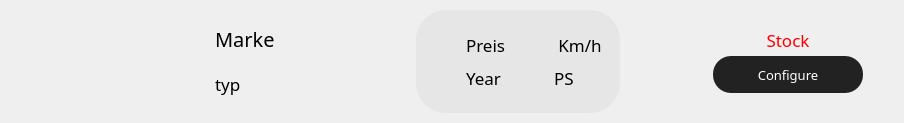
<?xml version="1.0" encoding="UTF-8"?>
<ui version="4.0">
 <class>item_stock</class>
 <widget class="QWidget" name="item_stock">
  <property name="geometry">
   <rect>
    <x>0</x>
    <y>0</y>
    <width>904</width>
    <height>123</height>
   </rect>
  </property>
  <property name="sizePolicy">
   <sizepolicy hsizetype="Preferred" vsizetype="Preferred">
    <horstretch>0</horstretch>
    <verstretch>0</verstretch>
   </sizepolicy>
  </property>
  <property name="maximumSize">
   <size>
    <width>16777215</width>
    <height>16777215</height>
   </size>
  </property>
  <property name="windowTitle">
   <string>Form</string>
  </property>
  <property name="styleSheet">
   <string notr="true">.QPushButton {
  background-color: #222;
  border-radius: 18px;
  border-style: none;
  color: #fff;
  line-height: 1.5;
  padding: 9px 20px 8px;
  height: 20px;
}
.QPushButton:hover {
  background-color: rgb(54, 54, 54);
}
</string>
  </property>
  <layout class="QVBoxLayout" name="verticalLayout">
   <property name="leftMargin">
    <number>0</number>
   </property>
   <property name="topMargin">
    <number>0</number>
   </property>
   <property name="rightMargin">
    <number>0</number>
   </property>
   <property name="bottomMargin">
    <number>0</number>
   </property>
   <item>
    <widget class="QFrame" name="frame">
     <property name="maximumSize">
      <size>
       <width>16777215</width>
       <height>16777215</height>
      </size>
     </property>
     <property name="frameShape">
      <enum>QFrame::NoFrame</enum>
     </property>
     <property name="frameShadow">
      <enum>QFrame::Raised</enum>
     </property>
     <layout class="QHBoxLayout" name="horizontalLayout" stretch="0,0,0,0,0">
      <property name="leftMargin">
       <number>0</number>
      </property>
      <property name="topMargin">
       <number>0</number>
      </property>
      <property name="rightMargin">
       <number>14</number>
      </property>
      <property name="bottomMargin">
       <number>0</number>
      </property>
      <item>
       <widget class="QFrame" name="frame_5">
        <property name="sizePolicy">
         <sizepolicy hsizetype="Preferred" vsizetype="Preferred">
          <horstretch>0</horstretch>
          <verstretch>0</verstretch>
         </sizepolicy>
        </property>
        <property name="minimumSize">
         <size>
          <width>0</width>
          <height>0</height>
         </size>
        </property>
        <property name="maximumSize">
         <size>
          <width>200</width>
          <height>16777215</height>
         </size>
        </property>
        <property name="frameShape">
         <enum>QFrame::NoFrame</enum>
        </property>
        <property name="frameShadow">
         <enum>QFrame::Raised</enum>
        </property>
        <layout class="QVBoxLayout" name="verticalLayout_2">
         <item alignment="Qt::AlignHCenter">
          <widget class="QLabel" name="picture">
           <property name="maximumSize">
            <size>
             <width>130</width>
             <height>80</height>
            </size>
           </property>
           <property name="cursor">
            <cursorShape>PointingHandCursor</cursorShape>
           </property>
           <property name="text">
            <string/>
           </property>
           <property name="pixmap">
            <pixmap>product_images/Claas_95E.jpg</pixmap>
           </property>
           <property name="scaledContents">
            <bool>true</bool>
           </property>
           <property name="alignment">
            <set>Qt::AlignCenter</set>
           </property>
          </widget>
         </item>
        </layout>
       </widget>
      </item>
      <item>
       <widget class="QFrame" name="frame_3">
        <property name="frameShape">
         <enum>QFrame::NoFrame</enum>
        </property>
        <property name="frameShadow">
         <enum>QFrame::Raised</enum>
        </property>
        <layout class="QVBoxLayout" name="verticalLayout_3">
         <property name="spacing">
          <number>0</number>
         </property>
         <item>
          <widget class="QLabel" name="hersteller">
           <property name="maximumSize">
            <size>
             <width>16777215</width>
             <height>30</height>
            </size>
           </property>
           <property name="font">
            <font>
             <family>Poppins</family>
             <pointsize>15</pointsize>
            </font>
           </property>
           <property name="text">
            <string>Marke</string>
           </property>
           <property name="alignment">
            <set>Qt::AlignLeading|Qt::AlignLeft|Qt::AlignVCenter</set>
           </property>
          </widget>
         </item>
         <item>
          <widget class="QLabel" name="typ">
           <property name="minimumSize">
            <size>
             <width>0</width>
             <height>0</height>
            </size>
           </property>
           <property name="maximumSize">
            <size>
             <width>16777215</width>
             <height>30</height>
            </size>
           </property>
           <property name="font">
            <font>
             <family>Poppins SemiBold</family>
             <pointsize>13</pointsize>
            </font>
           </property>
           <property name="text">
            <string>typ</string>
           </property>
           <property name="alignment">
            <set>Qt::AlignLeading|Qt::AlignLeft|Qt::AlignVCenter</set>
           </property>
          </widget>
         </item>
        </layout>
       </widget>
      </item>
      <item>
       <widget class="QFrame" name="frame_7">
        <property name="styleSheet">
         <string notr="true">#frame_7 {
	background-color: rgba(0, 0, 0, 10);
	border-radius: 30px;
	margin-top: 10px;
	margin-bottom: 10px;
}</string>
        </property>
        <property name="frameShape">
         <enum>QFrame::NoFrame</enum>
        </property>
        <property name="frameShadow">
         <enum>QFrame::Sunken</enum>
        </property>
        <layout class="QHBoxLayout" name="horizontalLayout_2">
         <item>
          <widget class="QFrame" name="frame_2">
           <property name="frameShape">
            <enum>QFrame::NoFrame</enum>
           </property>
           <property name="frameShadow">
            <enum>QFrame::Raised</enum>
           </property>
           <layout class="QGridLayout" name="gridLayout_3">
            <item row="0" column="1">
             <widget class="QLabel" name="price">
              <property name="maximumSize">
               <size>
                <width>16777215</width>
                <height>20</height>
               </size>
              </property>
              <property name="font">
               <font>
                <family>Poppins Medium</family>
                <pointsize>13</pointsize>
               </font>
              </property>
              <property name="text">
               <string>Preis</string>
              </property>
              <property name="alignment">
               <set>Qt::AlignLeading|Qt::AlignLeft|Qt::AlignVCenter</set>
              </property>
             </widget>
            </item>
            <item row="0" column="0">
             <widget class="QLabel" name="label_5">
              <property name="maximumSize">
               <size>
                <width>26</width>
                <height>26</height>
               </size>
              </property>
              <property name="text">
               <string/>
              </property>
              <property name="pixmap">
               <pixmap resource="agriculture-shop-ressources.qrc">:/icons/assets/icons/icons_png/shopping_cart_FILL0_wght400_GRAD0_opsz48.png</pixmap>
              </property>
              <property name="scaledContents">
               <bool>true</bool>
              </property>
              <property name="alignment">
               <set>Qt::AlignCenter</set>
              </property>
             </widget>
            </item>
            <item row="1" column="1">
             <widget class="QLabel" name="year">
              <property name="maximumSize">
               <size>
                <width>16777215</width>
                <height>20</height>
               </size>
              </property>
              <property name="font">
               <font>
                <family>Poppins Medium</family>
                <pointsize>13</pointsize>
                <kerning>true</kerning>
               </font>
              </property>
              <property name="text">
               <string>Year</string>
              </property>
              <property name="alignment">
               <set>Qt::AlignLeading|Qt::AlignLeft|Qt::AlignVCenter</set>
              </property>
             </widget>
            </item>
            <item row="1" column="0">
             <widget class="QLabel" name="label_4">
              <property name="maximumSize">
               <size>
                <width>26</width>
                <height>26</height>
               </size>
              </property>
              <property name="text">
               <string/>
              </property>
              <property name="pixmap">
               <pixmap resource="agriculture-shop-ressources.qrc">:/icons/assets/icons/icons_png/factory_FILL0_wght400_GRAD0_opsz48.png</pixmap>
              </property>
              <property name="scaledContents">
               <bool>true</bool>
              </property>
              <property name="alignment">
               <set>Qt::AlignCenter</set>
              </property>
             </widget>
            </item>
           </layout>
          </widget>
         </item>
         <item>
          <widget class="QFrame" name="frame_4">
           <property name="frameShape">
            <enum>QFrame::NoFrame</enum>
           </property>
           <property name="frameShadow">
            <enum>QFrame::Raised</enum>
           </property>
           <layout class="QGridLayout" name="gridLayout_2">
            <item row="0" column="1">
             <widget class="QLabel" name="kmh">
              <property name="maximumSize">
               <size>
                <width>16777215</width>
                <height>20</height>
               </size>
              </property>
              <property name="font">
               <font>
                <family>Poppins Medium</family>
                <pointsize>13</pointsize>
               </font>
              </property>
              <property name="text">
               <string> Km/h</string>
              </property>
              <property name="alignment">
               <set>Qt::AlignLeading|Qt::AlignLeft|Qt::AlignVCenter</set>
              </property>
             </widget>
            </item>
            <item row="1" column="1">
             <widget class="QLabel" name="ps">
              <property name="maximumSize">
               <size>
                <width>16777215</width>
                <height>20</height>
               </size>
              </property>
              <property name="font">
               <font>
                <family>Poppins Medium</family>
                <pointsize>13</pointsize>
               </font>
              </property>
              <property name="text">
               <string>PS</string>
              </property>
              <property name="alignment">
               <set>Qt::AlignLeading|Qt::AlignLeft|Qt::AlignVCenter</set>
              </property>
             </widget>
            </item>
            <item row="0" column="0">
             <widget class="QLabel" name="label_3">
              <property name="maximumSize">
               <size>
                <width>26</width>
                <height>26</height>
               </size>
              </property>
              <property name="text">
               <string/>
              </property>
              <property name="pixmap">
               <pixmap resource="agriculture-shop-ressources.qrc">:/icons/assets/icons/icons_png/speed_FILL0_wght400_GRAD0_opsz48.png</pixmap>
              </property>
              <property name="scaledContents">
               <bool>true</bool>
              </property>
              <property name="alignment">
               <set>Qt::AlignCenter</set>
              </property>
             </widget>
            </item>
            <item row="1" column="0">
             <widget class="QLabel" name="label_6">
              <property name="maximumSize">
               <size>
                <width>26</width>
                <height>26</height>
               </size>
              </property>
              <property name="text">
               <string/>
              </property>
              <property name="pixmap">
               <pixmap resource="agriculture-shop-ressources.qrc">:/icons/assets/icons/icons_png/readiness_score_FILL0_wght400_GRAD0_opsz48.png</pixmap>
              </property>
              <property name="scaledContents">
               <bool>true</bool>
              </property>
              <property name="alignment">
               <set>Qt::AlignCenter</set>
              </property>
             </widget>
            </item>
           </layout>
          </widget>
         </item>
        </layout>
       </widget>
      </item>
      <item>
       <spacer name="horizontalSpacer">
        <property name="orientation">
         <enum>Qt::Horizontal</enum>
        </property>
        <property name="sizeType">
         <enum>QSizePolicy::Maximum</enum>
        </property>
        <property name="sizeHint" stdset="0">
         <size>
          <width>60</width>
          <height>20</height>
         </size>
        </property>
       </spacer>
      </item>
      <item alignment="Qt::AlignVCenter">
       <widget class="QFrame" name="frame_6">
        <property name="frameShape">
         <enum>QFrame::NoFrame</enum>
        </property>
        <property name="frameShadow">
         <enum>QFrame::Raised</enum>
        </property>
        <layout class="QVBoxLayout" name="verticalLayout_4">
         <item>
          <widget class="QLabel" name="stock">
           <property name="maximumSize">
            <size>
             <width>16777215</width>
             <height>20</height>
            </size>
           </property>
           <property name="font">
            <font>
             <family>Poppins</family>
             <pointsize>13</pointsize>
            </font>
           </property>
           <property name="styleSheet">
            <string notr="true">color: red;</string>
           </property>
           <property name="text">
            <string>Stock</string>
           </property>
           <property name="alignment">
            <set>Qt::AlignCenter</set>
           </property>
          </widget>
         </item>
         <item alignment="Qt::AlignHCenter">
          <widget class="QPushButton" name="cart_button">
           <property name="minimumSize">
            <size>
             <width>150</width>
             <height>0</height>
            </size>
           </property>
           <property name="maximumSize">
            <size>
             <width>150</width>
             <height>16777215</height>
            </size>
           </property>
           <property name="font">
            <font>
             <family>Poppins</family>
             <pointsize>10</pointsize>
            </font>
           </property>
           <property name="cursor">
            <cursorShape>PointingHandCursor</cursorShape>
           </property>
           <property name="text">
            <string>Configure</string>
           </property>
           <property name="icon">
            <iconset resource="agriculture-shop-ressources.qrc">
             <normaloff>:/icons_white/assets/icons/icons_png/icons_white/shopping_cart_checkout_white.png</normaloff>:/icons_white/assets/icons/icons_png/icons_white/shopping_cart_checkout_white.png</iconset>
           </property>
           <property name="iconSize">
            <size>
             <width>20</width>
             <height>20</height>
            </size>
           </property>
          </widget>
         </item>
        </layout>
       </widget>
      </item>
     </layout>
    </widget>
   </item>
  </layout>
 </widget>
 <resources>
  <include location="agriculture-shop-ressources.qrc"/>
  <include location="agriculture-shop-ressources.qrc"/>
 </resources>
 <connections/>
</ui>
